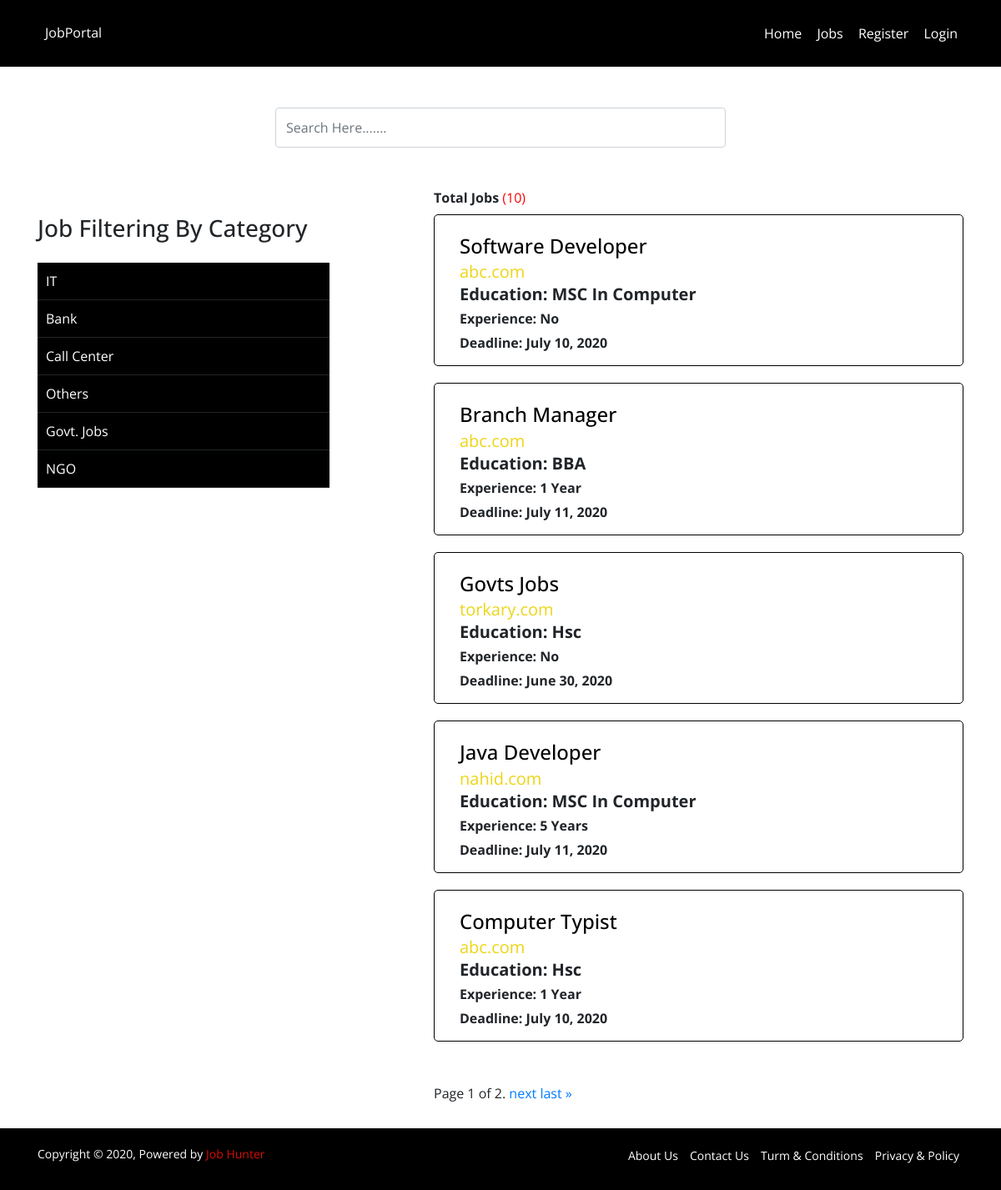
Page /jobs on the committed database.
### jobapp/models.py (models this page shows, shortened)
class Category(models.Model):
    name = models.CharField(max_length=120)

class Job_Post(models.Model):
    title = models.CharField(max_length=150)
    category = models.ForeignKey(Category, on_delete=models.CASCADE)
    recruiter = models.ForeignKey(Recruiter_Register, on_delete=models.CASCADE)
    salary = models.CharField(max_length=120)
    gender_choise = (
    ('M','Male'),
    ('F','Female'),
    ('B','Male & Female')
    )
    prefered_gender = models.CharField(max_length=1,default=3, choices=gender_choise)
    vacancy = models.CharField(max_length=10)
    education = models.CharField(max_length=120)
    place_choise = (
        ('AW','Any Where'),
        ('DH','Dhaka'),
        ('RH','Rajshahi'),
        ('BR','Borishal'),
        ('KH','Khulna'),
        ('SY','Shylet'),
        ('KM','Kumilla'),
        ('RR','Rongpur'),
    )
    prefered_Division = models.CharField(max_length=2, default=1, choices=place_choise)
    job_description = models.TextField()
    experience_choise = (
        ('NO','No'),
        ('ON','1 year'),
        ('TW','2 years'),
        ('TH','3 years'),
        ('FV','5 years'),
        ('TN','10 years'),
        ('AT','Above 10 years'),
    )
    experience = models.CharField(max_length=2, default=1, choices=experience_choise)
    age_choise = (
        ('UT','Under 20'),
        ('TT','21-30'),
        ('TF','31-40'),
        ('FF','41-50'),
        ('AF','Above 50'),
    )
    prefered_age = models.CharField(max_length=2, default=2, choices=age_choise)
    job_deadline = models.DateField()
    posted_date = models.DateField(auto_now_add=True)
    posted_time = models.DateTimeField(auto_now_add=True)
    updated = models.DateTimeField(auto_now=True)
    class Meta:
        verbose_name='Job Post'
        verbose_name_plural='Job Posts'

class Recruiter_Register(models.Model):
    company_name = models.CharField(max_length=120)
    email = models.CharField(max_length=120)
    company_url = models.CharField(max_length=120)
    username = models.CharField(max_length=120)
    password = models.CharField(max_length=20)
    company_location = models.TextField()
    company_description = models.TextField()
    picture = models.ImageField()
    def __str__(self):
        return self.username
    class Meta:
        verbose_name='Recruirer Register'
        verbose_name_plural='Recruirer Registers'

### jobapp/views.py (the view)
# urls.py: path('jobs', views.all_job, name='all_job'),
def all_job(request):
    job = Job_Post.objects.all().order_by('-posted_time')
    category = Category.objects.all()
    per_page = Paginator(job, 5)
    page_num = request.GET.get('page')
    page_obj = per_page.get_page(page_num)
    context = {
        'job':page_obj,
        'total_job':job.count(),
        'category':category,
    }
    return render(request, 'all_job.html', context)

### jobapp/templatetags/extra_tags.py (called while the page is built)
@register.simple_tag
def get_category():
    cat = Category.objects.all()
    return cat

### templates/all_job.html (shortened to what this page needs)
{% extends 'base.html' %}
{% load static %}
{% block content %}
<section>
    <div class="container">
        <div class="row">
            <div class="col-6 offset-3">
            </div>
        </div>
    </div>
</section>
<section>
    <div class="container">
        <div class="row">
            <div class="col-6 offset-3">
                <div class="job_search pt-5 pb-5">
                    <form action="{% url 'jobapp:job_search_page' %}" method="GET">
                        <input type="text" name="q" placeholder="Search Here......." class="form-control" value="{{ request.GET.q }}">
                    </form>
                </div>
            </div>
        </div>
    </div>
</section>
<section>
    <div class="container">
        <div class="row">
            <div class="col-lg-7 offset-5">
                <div class="total_job pb-2">
                    <p><strong>Total Jobs</strong> <span style="color: red;">({{total_job}})</span></p>
                </div>
            </div>
            <div class="col-5">
                <div class="sidebar_area">
                    {% include 'main_sidebar.html' %}
                </div>
            </div>
            <div class="col-7">
                {% for j in job %}
                <div class="single_job">
                    <h2><a href="{% url 'jobapp:job_detail' id=j.id %}">{{ j.title }}</a></h2>
                    <a href="{% url 'jobapp:company_wise' name=j.recruiter %}">{{ j.recruiter.company_name }}</a>
                    <h4><strong>education: {{ j.education }}</strong></h4>
                    <p><strong>experience: {{ j.get_experience_display }}</strong></p>
                    <p><strong>deadline: {{ j.job_deadline }}</strong></p>
                </div>
                {% endfor %}
                <div class="pagination_area">
                    <div class="pagination">
                        <span class="step-links">
                        <span class="current">
                        Page {{ job.number }} of {{ job.paginator.num_pages }}.
                        </span>
                        {% if job.has_next %}
                        <a href="?page={{ job.next_page_number }}">next</a>
                        <a href="?page={{ job.paginator.num_pages }}">last &raquo;</a>
                        {% endif %}
                        </span>
                        </div>
                </div>
            </div>
        </div>
    </div>
</section>
{% endblock content %}

### templates/base.html (shortened to what this page needs)
<!doctype html>
<html class="no-js" lang="en">
<head>
  {% load static %}
  <link rel="stylesheet" href="{% static 'css/all.min.css' %}">
  <link rel="stylesheet" href="{% static 'css/bootstrap.min.css' %}">
  <link rel="stylesheet" href="{% static 'css/normalize.css' %}">
  <link rel="stylesheet" href="{% static 'css/main.css' %}">
  <link rel="stylesheet" href="{% static 'css/default.css' %}">
  <link rel="stylesheet" href="{% static 'style.css' %}">
  <link rel="stylesheet" href="{% static 'css/responsive.css' %}">
</head>
<body>
<header class="header_area">
   <div class="container">
     <div class="row">
       <div class="col-lg-5 col-md-5 col-sm-12">
         <div class="menu">
           <ul>
             <li><a href="{% url 'jobapp:home' %}">JobPortal</a></li>
           </ul>
         </div>
       </div>
       <div class="col-lg-7 col-md-7 col-sm-12">
         <div class="cart_area">
           <ul>
            <li><a href="{% url 'jobapp:home' %}">Home</a></li>
            <li><a href="{% url 'jobapp:all_job' %}">Jobs</a></li>
            {% if request.session.recruiter_id %}
              <li><a href="{% url 'jobapp:recruiter_profile' name=request.session.recruiter_name %}">Dashboard</a></li>
              <li><a href="{% url 'jobapp:recruiter_logout' %}"> logout</a></li>
              <li><a href=""><i class="far fa-bell"></i>(0)</a></li>
            {% elif request.session.job_seeker_id %}
              <li><a href="{% url 'jobapp:job_seeker_profile' name=request.session.job_seeker_name %}">Dashboard</a></li>
              <li><a href="{% url 'jobapp:job_seeker_logout' %}">logout</a></li><li><a href=""><i class="far fa-bell"></i>(0)</a></li>
            {% else %}
              <li><a href="{% url 'jobapp:do_registration' %}">register</a></li>
              <li><a href="{% url 'jobapp:do_login' %}">login</a></li>
            {% endif %}
           </ul>
         </div>
       </div>
     </div>
   </div>
 </header>
 {% block content %}
 {% endblock content %}
 <footer>
    <div class="container">
      <div class="row">
        <div class="col-lg-12 col-md-12 col-sm-12">
          <div class="footer_content">
            <p>Copyright © 2020, Powered by <span>Job Hunter</span></p>
          </div>
          <div class="footer_content2">
            <ul>
              <li><a href="">about us</a></li>
              <li><a href="">contact us</a></li>
              <li><a href="">turm & conditions</a></li>
              <li><a href="">privacy & policy</a></li>
            </ul>
          </div>
        </div>
      </div>
    </div>
  </footer>
 </body>
 </html>

### templates/main_sidebar.html
{% load extra_tags %}
<div class="filterng_category">
    <ul>
        <h3>Job Filtering By Category</h3></br>
        {% get_category as category %}
        {% for c in category %}
        <li><a href="{% url 'jobapp:category_wise' name=c.name %}">{{ c.name }}</a></li>
        {% endfor %}
    </ul>
</div>

### static/css/main.css (style rules this page uses)
html { color: #222; font-size: 1em; line-height: 1.4; }

### static/css/default.css (style rules this page uses)
* { margin: 0; padding: 0; }
body { font-family: 'Open Sans', sans-serif; }
ul { padding: 0; margin: 0; }
li { list-style: none; }
a { text-decoration: none !important; }
p { padding: 0; margin: 0; font-weight: 400; }
h1,h2,h3,h4,h5,h6 { margin: 0; padding: 0; }

### static/style.css (style rules this page uses)
.header_area { background: #000; height: 80px; transition: all 0.5s; }
.menu ul li { display: inline; }
.menu ul li a { color: #fff; text-decoration: none; font-size: 16px; display: inline-block; padding: 12px 9px; }
.menu { padding: 15px 0; transition: all 0.5s; }
.cart_area { padding: 28px 0px; text-align: right; transition: all 0.5s; }
.cart_area > ul > li { display: inline; }
.cart_area ul li a { display: inline-block; padding: 0 7px; color: #fff; text-transform: capitalize; font-weight: 400; text-decoration: none; transition: all 0.5s; }
footer { background: #000; padding-top: 20px; padding-bottom: 30px; }
.footer_content { float: left; width: 40%; }
.footer_content p { color: #fff; font-size: 14px; }
.footer_content p span { color: #DB0C05; }
.footer_content2 { float: left; width: 60%; }
.footer_content2 ul { text-align: right; }
.footer_content2 ul li { display: inline; }
.footer_content2 ul li a { color: #fff; font-size: 14px; text-transform: capitalize; padding: 0 5px; text-decoration: none; transition: all 0.5s; }
.single_job { border: 1px solid #000; border-radius: 5px; padding: 15px 30px; margin-bottom: 20px; }
.single_job h2 a { font-size: 24px; color: #000; text-transform: capitalize; }
.single_job a { font-size: 20px; color: #ecd516; }
.single_job h4 { font-size: 20px; text-transform: capitalize; }
.single_job p { text-transform: capitalize; padding-top: 5px; }
.job_search input { height: 48px; }
.filterng_category ul li { position: relative; background-color: #000; border-bottom: 1px solid; }
.filterng_category > ul > li > a { color: #fff; padding: 10px; display: block; }
.sidebar_area { position: relative; }
.filterng_category { position: absolutes; width: 350px; }
.pagination_area { padding: 30px 0; }

### rows in the picture
Category: name "IT"
Category: name "Bank"
Category: name "Call Center"
Category: name "Others"
Category: name "Govt. Jobs"
Category: name "NGO"
Job_Post: title "Software Developer", recruiter.company_name "abc.com", education "MSC In Computer", experience "No", job_deadline "July 10, 2020"
Job_Post: title "Branch Manager", recruiter.company_name "abc.com", education "BBA", experience "1 Year", job_deadline "July 11, 2020"
Job_Post: title "Govts Jobs", recruiter.company_name "torkary.com", education "Hsc", experience "No", job_deadline "June 30, 2020"
Job_Post: title "Java Developer", recruiter.company_name "nahid.com", education "MSC In Computer", experience "5 Years", job_deadline "July 11, 2020"
Job_Post: title "Computer Typist", recruiter.company_name "abc.com", education "Hsc", experience "1 Year", job_deadline "July 10, 2020"

### other values in the picture
{{ total_job }} "10"
{{ job.number }} "1"
{{ job.paginator.num_pages }} "2"
